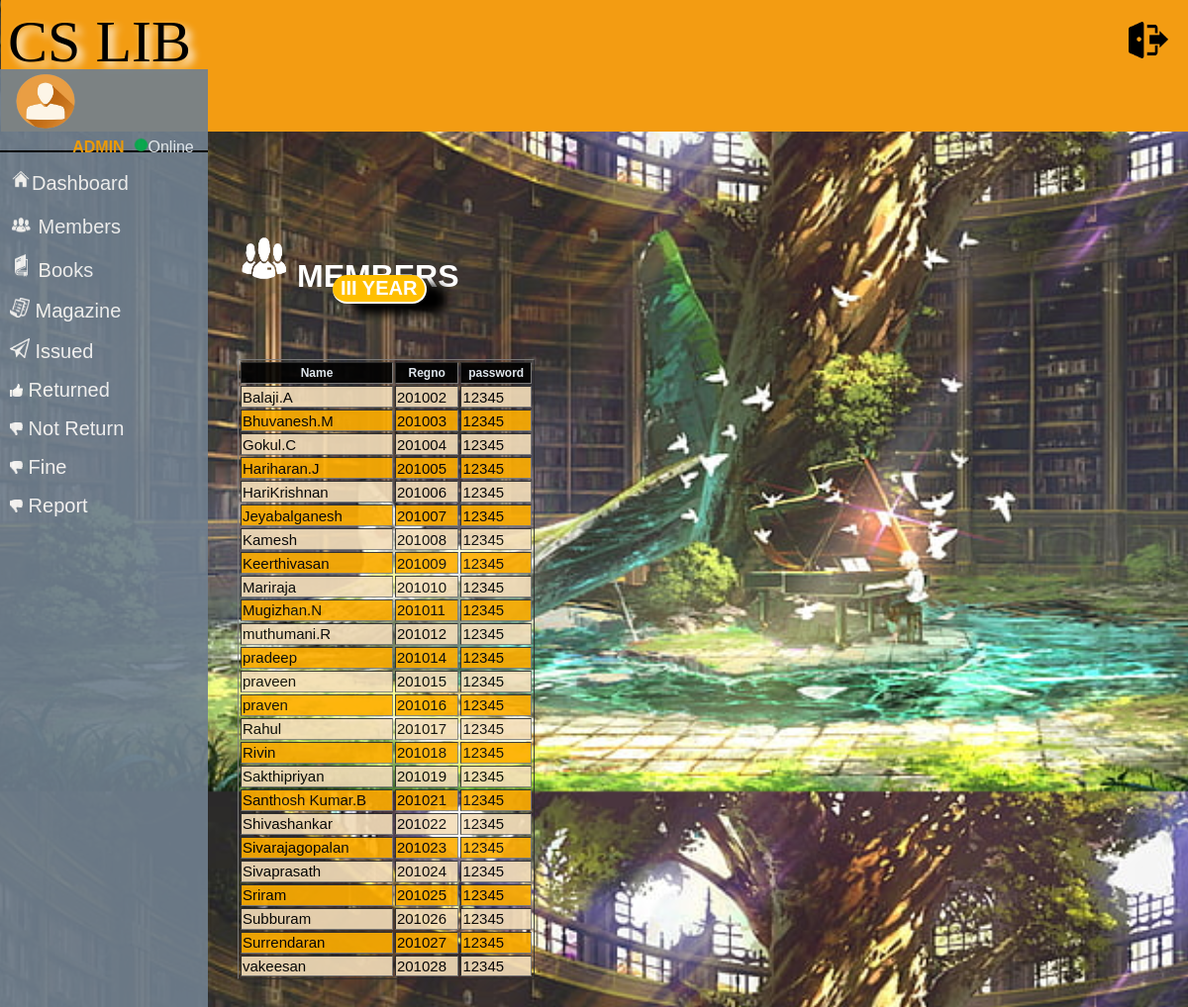
Screenshot of /dashboard/member.php with the database file from the repository.
### tables this page shows
CREATE TABLE IF NOT EXISTS `userlogin` (
  `regno` int(10) NOT NULL,
  `name` varchar(50) NOT NULL,
  `password` int(10) NOT NULL,
  PRIMARY KEY (`regno`)
);

### dashboard/member.php (the view, shortened to what this page needs)
<html>
<head>
    <link rel="stylesheet" href="../css/member.css">
</head>
<body>
    <div class="header">
<img src="../image/main_header.png" class="mh">
<font class="head">CS LIB</font>
<a href="../index.html" class="logout"><img src="../image/icons/logout.png" width="40" heigth="40"></a>
</div>
<img SRC="../image/icons/member.png" width="55" height="66" class="home"><h1 class="home1">MEMBERS</h1>
<li>
    <img src="../image/icons/admin.png" width="70" height="70" class="loginpng">
    <font class="admin"><b>ADMIN&nbsp; </b><img src="../image/online.png" width="15" height="15"><span>Online</span></font>
    <hr color="black">
        <ol><a href="../main.html"><img src="../image/icons/dashboard.png" width="22" height="22">Dashboard</a></ol>
        <ol><a href="../dashboard/member.php"><img src="../image/icons/member.png" width="23" height="23"> Members      </a></ol>
        <ol><a href="../dashboard/book.php"><img src="../image/icons/book.png" width="23" height="23"> Books   </a></ol>
        <ol><a href="../dashboard/magazine.php"><img src="../image/icons/magazine.png" width="20" height="20"> Magazine </a></ol>
        <ol><a href="../dashboard/issued.php"><img src="../image/icons/rocket.png" width="20" height="20"> Issued     </a></ol>
        <ol><a href="../dashboard/return.php"><img src="../image/icons/dumbsup.png" width="13" height="13"> Returned</a></ol>
        <ol><a href="../dashboard/notreturned.php"><img src="../image/icons/thumbsdown.png" width="13" height="13"> Not Return</a></ol>
        <ol><a href="../dashboard/fine.php"><img src="./image/icons/thumbsdown.png" width="13" height="13"> Fine</a></ol>
        <ol><a href="../dashboard/report.php"><img src="./image/icons/thumbsdown.png" width="13" height="13"> Report</a></ol>
    </li>
        <h1 class="thirdyear">III YEAR</h1>
        <?php
        $link=mysqli_connect('localhost','root','','library');
        $query="SELECT * FROM userlogin";
        $result=mysqli_query($link,$query);
        $numrow=mysqli_num_rows($result);
        if($numrow>0)
        {
         echo '<table border="1" class="fet">';
         echo '<tr>';
         echo '<th>Name</th>';
         echo '<th>Regno</th>';
         echo '<th>password</th>';
         echo '</tr>';
         while($row=mysqli_fetch_assoc($result))
         {
             echo '<tr>';
             echo '<td>'.$row['name'].'</td>';
             echo '<td>'.$row['regno'].'</td>';
             echo '<td>'.$row['password'].'</td>';
             echo '</tr>';
         }
         echo '</table>';
        }
        else{
         echo 'record not found';
        }
       ?>
</body>
</html>

### css/member.css (style rules this page uses)
body { background:url("../image/anime-landscape-library-nature-hd-wallpaper-preview.jpg"); background-position:center; background-size:cover; height:45%; }
.mh { position:absolute; top: -10px; left:1px; width:100%; height:13%; }
.head { position:relative; padding-bottom:1%; padding-top:40%; padding-right:3%; font-size:60px; font-family:Colonna MT; color:rgb(0, 0, 0); text-shadow:5px 5px 8px rgb(255, 255, 255); }
.loginpng { position:relative; left:8%; }
.admin { position:absolute; bottom:92%; left:43%; color: orange; }
.admin b { font-family:Arial, Helvetica, sans-serif; }
.admin span { position: relative; font: size 13px; color:aliceblue; font-family:Arial, Helvetica, sans-serif ; }
.logout { position:absolute; right:20px; top:2%; }
.home { position:absolute; left:20%; bottom:74%; }
.home1 { position:absolute; left:25%; bottom:71%; color:white; font-family: Arial, Helvetica, sans-serif; }
li { position: absolute; left:-30px; top:70px; height:100%; width:20%; background-color:slategrey; opacity:0.9; }
li ol a { color:white; text-decoration: none; font-size:20px; font-family:Arial, Helvetica, sans-serif; }
.thirdyear { position:absolute; left:28%; top:24%; color:rgb(255, 255, 255); background-color: rgb(255, 191, 0); font-size:20px; border-radius: 20px; padding:8px; padding-bottom:2px; padding-top:2px; border-bottom:2px solid white; border-right:2px solid white; font-family: Arial, Helvetica, sans-serif; box-shadow:20px 10px 10px black; }
.fet { position:absolute; left:20%; top:33%; font-family: Arial, Helvetica, sans-serif; font-size:12px; width:25%; opacity: .9; }
.fet th { background-color:rgb(0, 0, 0); color:aliceblue; padding-top: 1%; padding-bottom: 1%; }
.fet td { padding-top:0.5%; padding-bottom: .5%; font-family:Arial, Helvetica, sans-serif; font-size:15px; }
.fet tr:nth-child(odd) { background-color:rgb(255, 174, 0); }
.fet tr:nth-child(even) { background-color:rgb(244, 222, 186); }

### rows the page displays
userlogin: name "Balaji.A", regno "201002", password "12345"
userlogin: name "Bhuvanesh.M", regno "201003", password "12345"
userlogin: name "Gokul.C", regno "201004", password "12345"
userlogin: name "Hariharan.J", regno "201005", password "12345"
userlogin: name "HariKrishnan", regno "201006", password "12345"
userlogin: name "Jeyabalganesh", regno "201007", password "12345"
userlogin: name "Kamesh", regno "201008", password "12345"
userlogin: name "Keerthivasan", regno "201009", password "12345"
userlogin: name "Mariraja", regno "201010", password "12345"
userlogin: name "Mugizhan.N", regno "201011", password "12345"
userlogin: name "muthumani.R", regno "201012", password "12345"
userlogin: name "pradeep", regno "201014", password "12345"
userlogin: name "praveen", regno "201015", password "12345"
userlogin: name "praven", regno "201016", password "12345"
userlogin: name "Rahul", regno "201017", password "12345"
userlogin: name "Rivin", regno "201018", password "12345"
userlogin: name "Sakthipriyan", regno "201019", password "12345"
userlogin: name "Santhosh Kumar.B", regno "201021", password "12345"
userlogin: name "Shivashankar", regno "201022", password "12345"
userlogin: name "Sivarajagopalan", regno "201023", password "12345"
userlogin: name "Sivaprasath", regno "201024", password "12345"
userlogin: name "Sriram", regno "201025", password "12345"
userlogin: name "Subburam", regno "201026", password "12345"
userlogin: name "Surrendaran", regno "201027", password "12345"
userlogin: name "vakeesan", regno "201028", password "12345"
